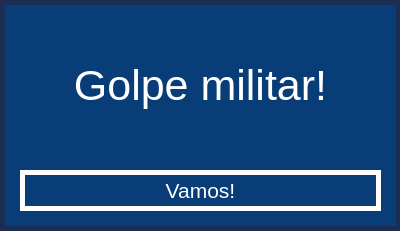
<?xml version="1.0" encoding="UTF-8"?>
<ui version="4.0">
 <class>Time15SuccessWindow</class>
 <widget class="QDialog" name="Time15SuccessWindow">
  <property name="geometry">
   <rect>
    <x>0</x>
    <y>0</y>
    <width>400</width>
    <height>231</height>
   </rect>
  </property>
  <property name="windowTitle">
   <string>Dialog</string>
  </property>
  <widget class="QLabel" name="background">
   <property name="geometry">
    <rect>
     <x>0</x>
     <y>0</y>
     <width>401</width>
     <height>231</height>
    </rect>
   </property>
   <property name="styleSheet">
    <string notr="true">QLabel#background {

	background-color: #083D77;
	border: 5px solid #1B2D53;
}</string>
   </property>
   <property name="text">
    <string/>
   </property>
  </widget>
  <widget class="QPushButton" name="vamosButton">
   <property name="geometry">
    <rect>
     <x>20</x>
     <y>170</y>
     <width>361</width>
     <height>41</height>
    </rect>
   </property>
   <property name="font">
    <font>
     <pointsize>16</pointsize>
    </font>
   </property>
   <property name="styleSheet">
    <string notr="true">QPushButton#vamosButton {

        background-color: #083D77;
        color: #FFFFFF;
        border: 5px solid #FFFFFF;
}
QPushButton#vamosButton:hover {

        background-color: #FFFFFF;
        color: #1B2D53;
        border: 5px solid #1B2D53;
}
QPushButton#vamosButton:pressed {

        background-color: #DB1921;
        color: #FFFFFF;
        border: 5px solid #000000;
}

</string>
   </property>
   <property name="text">
    <string>Vamos!</string>
   </property>
  </widget>
  <widget class="QLabel" name="text1">
   <property name="geometry">
    <rect>
     <x>0</x>
     <y>0</y>
     <width>401</width>
     <height>171</height>
    </rect>
   </property>
   <property name="font">
    <font>
     <pointsize>32</pointsize>
    </font>
   </property>
   <property name="styleSheet">
    <string notr="true">QLabel#text1 {

        color: #FFFFFF;
}</string>
   </property>
   <property name="text">
    <string>Golpe militar!</string>
   </property>
   <property name="alignment">
    <set>Qt::AlignCenter</set>
   </property>
  </widget>
 </widget>
 <resources/>
 <connections/>
</ui>
